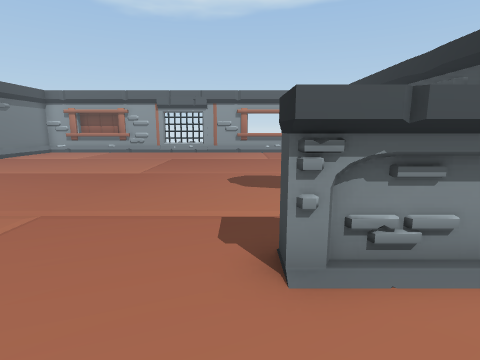
[1] (above)

16 first-person views from a walk through a Unity game level. The camera is 1.5 m above the floor, tilts 10° down and sees 80° across. The floor is counted in squares, 1 m on a side. Each view is taken from the middle of a square. On the plan, view 1 faces up. The plan holds only what a view shows up to about 14 squares ahead; the rest is blank. The player character is not drawn. Some animated figures are not drawn. Some surface patterns are stand-ins.

[2]
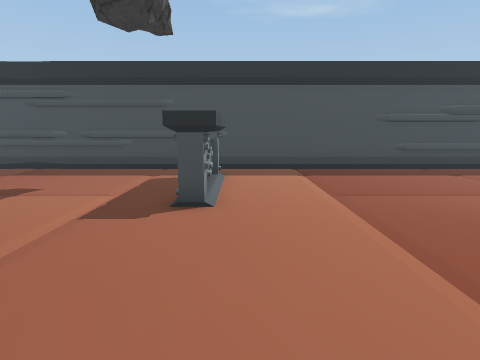

[3]
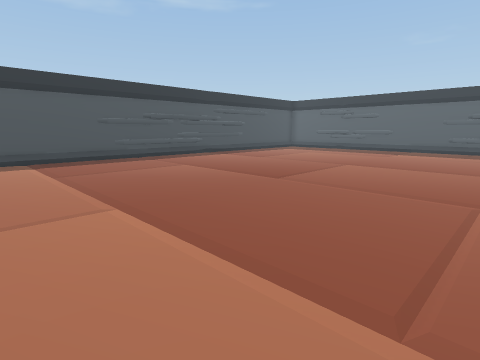

[4]
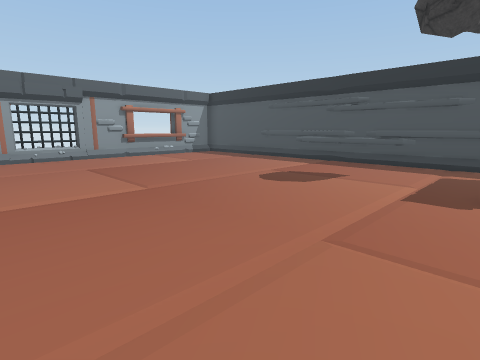

[5]
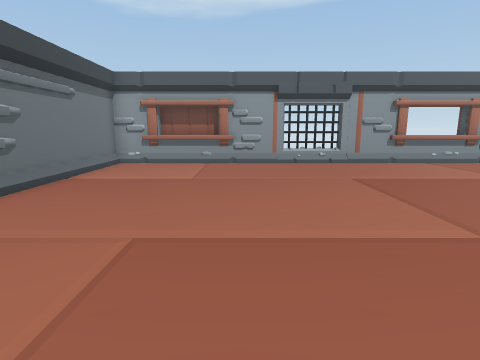

[6]
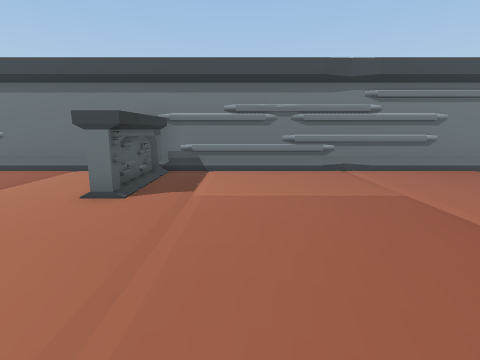

[7]
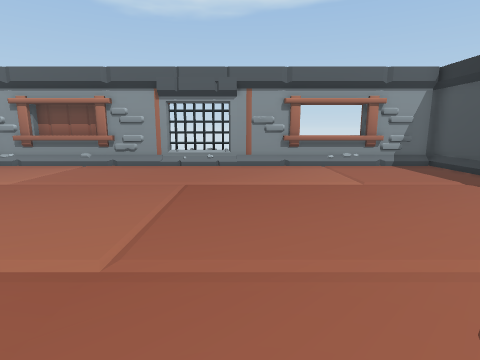

[8]
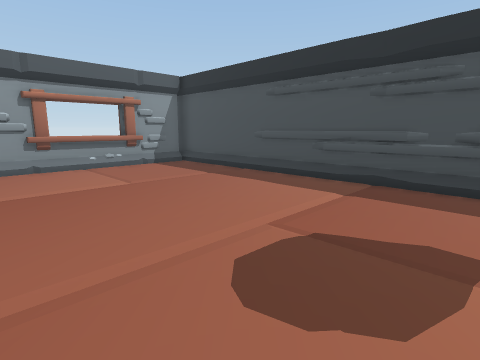

[9]
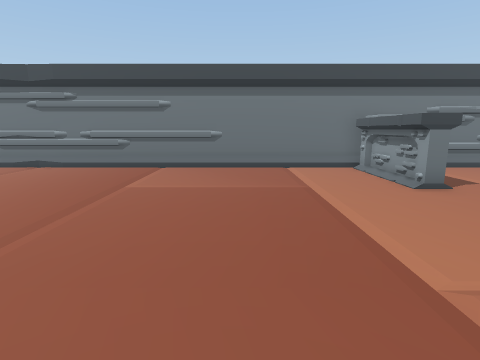

[10]
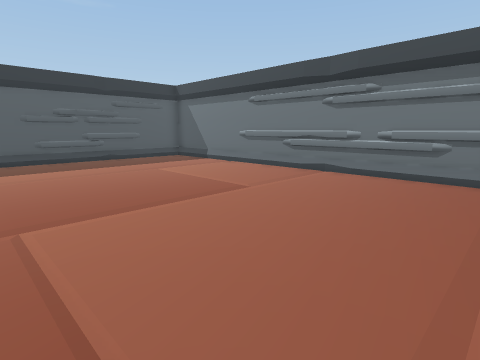

[11]
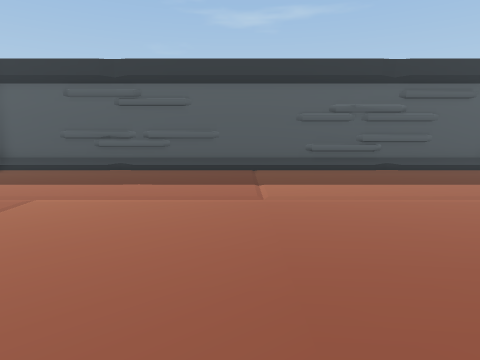

[12]
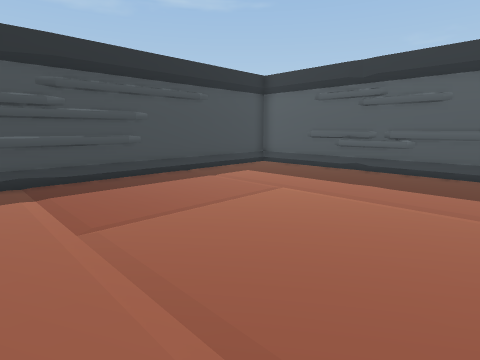

[13]
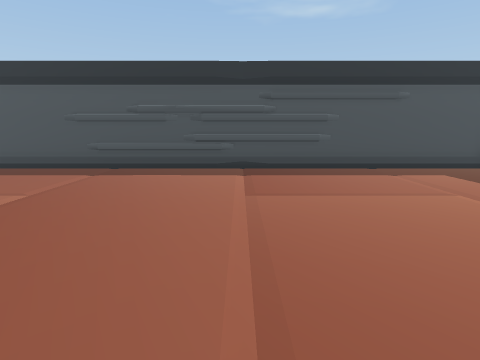

[14]
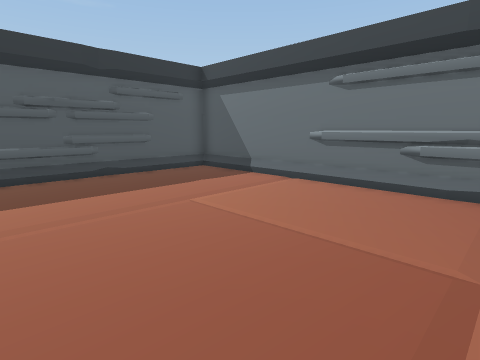

[15]
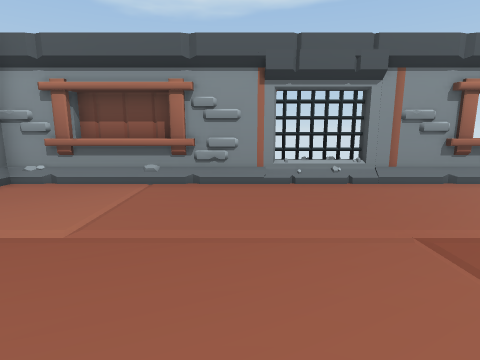

[16]
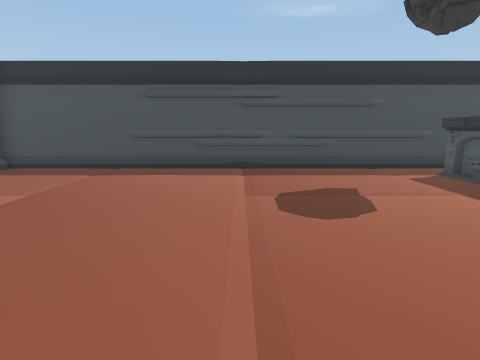

### Floor plan
Points are (right, up) in squares from view 1. A wall is a line through its corners. A room is listed if a view was taken in it or the views show most of it. See-through windows are left out.
Room 1 (views 1, 2, 3, 4, 5, 6, 7, 8, 9, 10, 11, 12, 13, 14, 15, 16)
walls: (-8.1, 2.7) (-12.2, 2.7); (2.4, 2.7) (0.4, 2.7); (-8.9, 2.9) (-11.7, 2.9) (-11.8, 2.5); (2.9, 2.9) (0.9, 2.9); (3.1, 3) (4, 3); (2.9, 3.4) (4.5, 3.4); (3.1, 3.2) (4.5, 3.2); (3.9, 2.4) (0.5, 2.4) (0.5, 3.5); (4.1, 2.5) (4, 2.9) (3, 2.9); (-11.8, 3) (-8.9, 3); (-11.8, 3.4) (-8.2, 3.4) (-8.2, 2.4) (-12, 2.4); (6.3, 2.4) (6.2, 3); (-12.3, 3.2) (-8.1, 3.2); (6.3, -3.8) (6.4, -3.2); (-12.7, -2.7) (-12.6, -3.2); (-12.6, 4.3) (-12.8, 3.1); (-12.7, -6.4) (-12.6, -6.9); (6.1, 7.6) (6.3, 8.3); (-12.6, -7.9) (-12.7, -8.5); (6.1, -8.5) (6.3, -7.8); (-12.6, 8) (-12.7, 7.5); (6.3, 8.7) (6.2, 9.2); (-12.7, -9) (-12.6, -9.4); (-12.6, -11.7) (-12.7, -12.2); (6.3, -13.9) (6.1, -13); (6.2, 14) (6.3, 14.5); (-12.7, 13.7) (-12.6, 12.8); (-12.6, -14.2) (-12.7, -14.7); (-3.4, 19.1) (-12.7, 19.1) (-12.7, -19.9) (6.2, -19.9) (6.2, 19.8); (-5.9, 18.9) (-12.4, 18.9); (-2.4, 19.3) (-5, 19.3); (0.9, -19.6) (1.9, -19.8); (3.3, 19) (3.3, 19.8); (-7.9, 19.5) (-10.7, 19.5) (-10.7, 19); (5.4, 18.9) (-1.6, 18.9); (6, 19.1) (-3.1, 19.1)
low walls: (6.1, -4.6) (6.3, -3.9); (6.3, 6.2) (6.2, 6.7); (6.1, 9.9) (6, 10.9); (6.3, -9.8) (6.1, -9.2); (-12.7, 9.6) (-12.6, 9); (6.1, -10.2) (6, -9.2); (6, -11.1) (6.1, -10.1); (6.2, 11.5) (6.3, 11.9); (-5.4, -19.6) (1, -19.6); (1.4, -19.7) (2, -19.6) (3.4, -19.6); (-8.6, -19.7) (-8, -19.6) (-5.5, -19.6); (-9.1, -19.6) (-8.5, -19.7); (3.5, -19.6) (5.4, -19.6); (-10.4, -19.6) (-9, -19.6); (-11.4, -19.6) (-10.5, -19.6)
ways out: gap at (-3.5, 19)

Where each view was taken, in squares from view 1:
view 1: 0 up, 0 right, facing up
view 2: 2 up, 5 left, facing right
view 3: 2 up, 9 left, facing down-right
view 4: 3 up, 7 left, facing up-right
view 5: 6 up, 7 left, facing up
view 6: 6 up, 2 left, facing left
view 7: 7 up, 2 left, facing up
view 8: 7 up, 2 left, facing up-right
view 9: 2 down, 1 left, facing left
view 10: 5 down, 3 left, facing down-left
view 11: 9 down, 3 left, facing down
view 12: 9 down, 3 left, facing down-right
view 13: 10 down, 5 left, facing right
view 14: 10 down, 5 left, facing down-left
view 15: 11 up, 6 left, facing up
view 16: 10 up, 5 left, facing right
